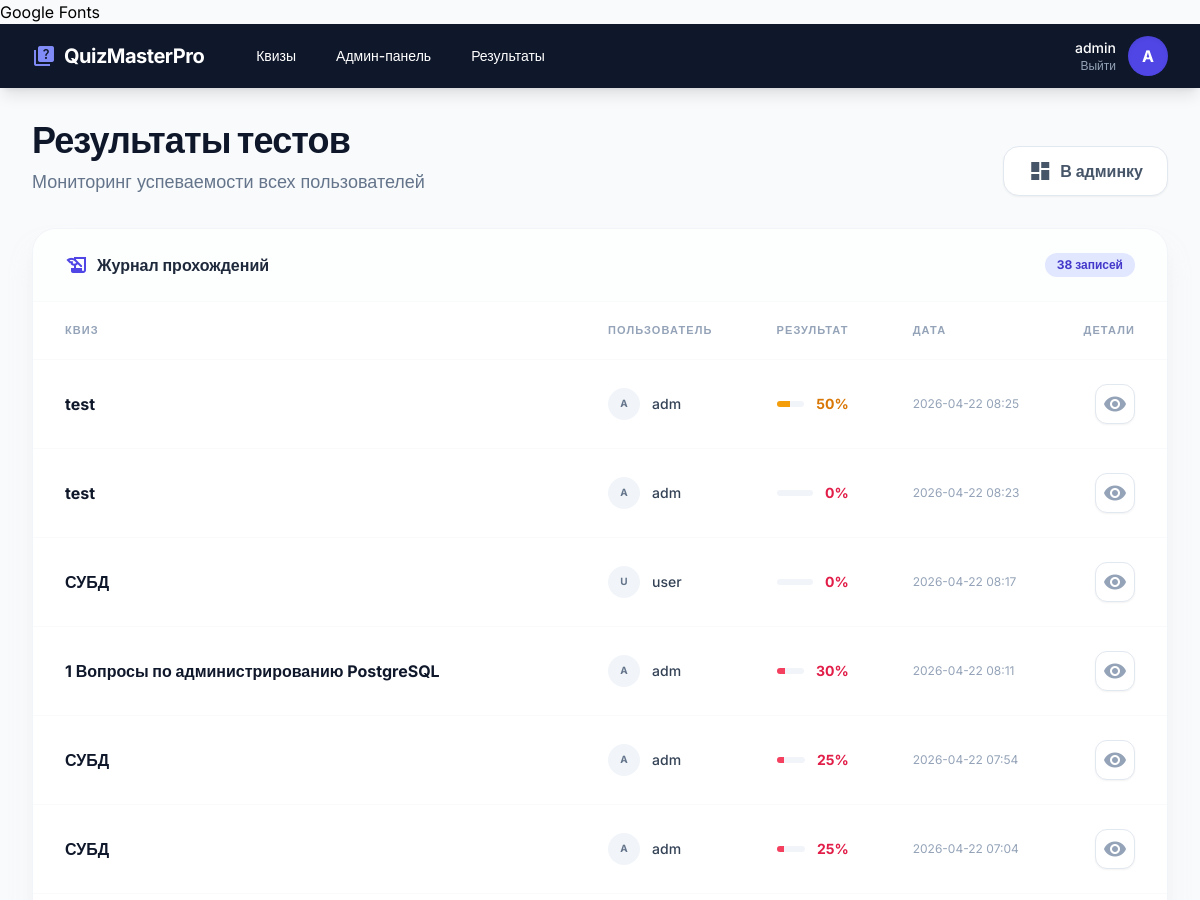
The page /admin/results (signed in, upper part) on the database as committed earlier.
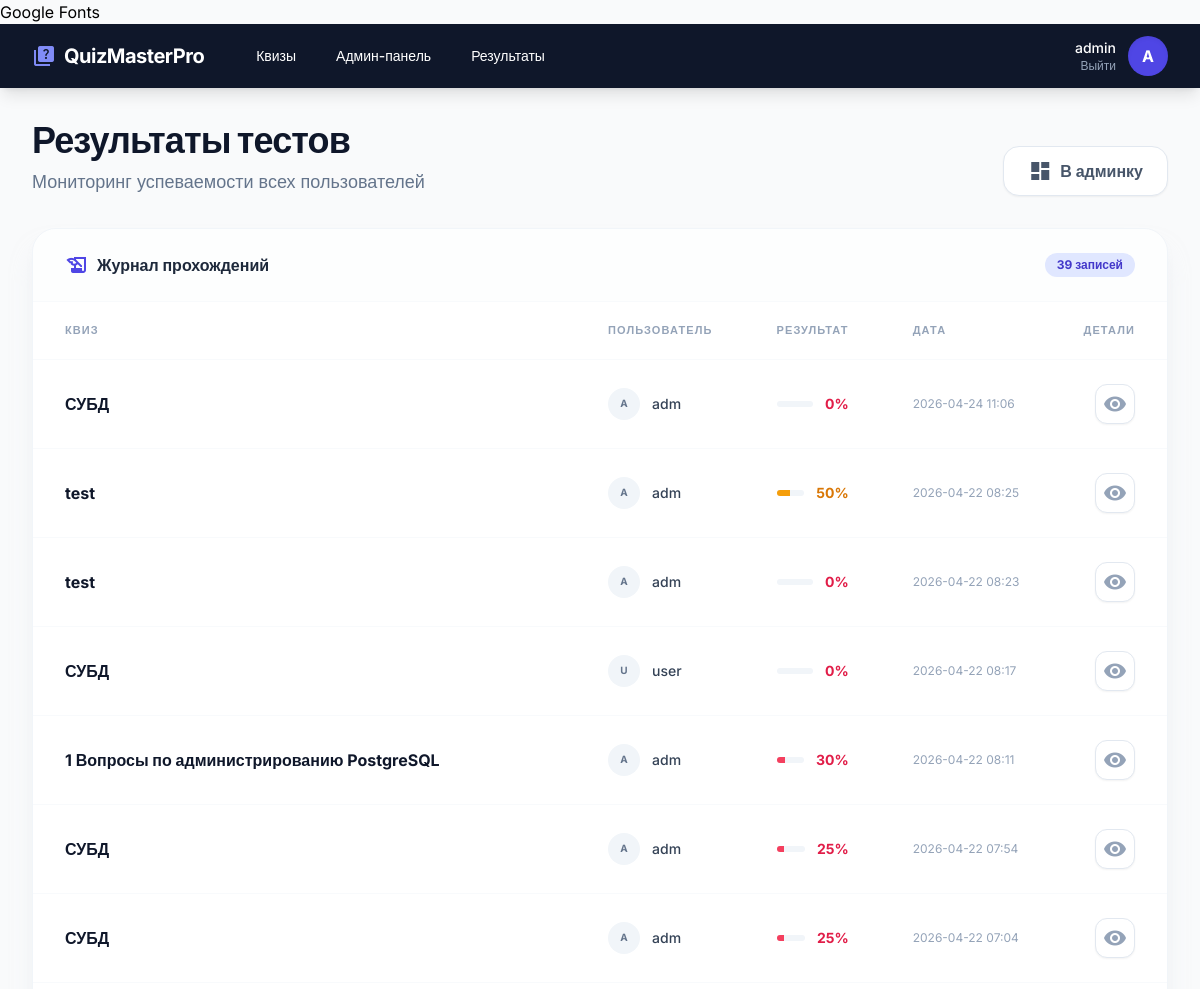
The same page on the database as committed later.
### app/models.py (models this page shows, shortened)
class QuizResult(db.Model):
    id = db.Column(db.Integer, primary_key=True)
    user_id = db.Column(db.Integer, db.ForeignKey('user.id'))
    quiz_id = db.Column(db.Integer, db.ForeignKey('quiz.id'))
    score = db.Column(db.Float)
    completed_at = db.Column(db.DateTime, default=datetime.utcnow)
    details = db.Column(db.Text)  # JSON with answer details
    user = db.relationship('User', backref='results')
    quiz = db.relationship('Quiz', backref='results')

class Quiz(db.Model):
    id = db.Column(db.Integer, primary_key=True)
    title = db.Column(db.String(128), nullable=False)
    description = db.Column(db.Text)
    created_at = db.Column(db.DateTime, default=datetime.utcnow)
    created_by = db.Column(db.Integer, db.ForeignKey('user.id'))
    is_active = db.Column(db.Boolean, default=True)
    questions = db.relationship('Question', backref='quiz', lazy='dynamic', cascade='all, delete-orphan')

class User(db.Model, UserMixin):
    id = db.Column(db.Integer, primary_key=True)
    username = db.Column(db.String(64), index=True, unique=True)
    password_hash = db.Column(db.String(128))
    is_admin = db.Column(db.Boolean, default=False)
    created_at = db.Column(db.DateTime, default=datetime.utcnow)

### app/routes/admin_routes.py (the view)
@admin_bp.route('/admin/results')
@admin_required
def results_overview():
    from sqlalchemy import text
    query = text("""
        SELECT qr.id, q.title, u.username, qr.score, qr.completed_at, qr.details
        FROM quiz_result qr
        inner join "user" u on qr.user_id = u.id
        inner join quiz q on qr.quiz_id = q.id
        order by qr.completed_at desc
    """)
    results = db.session.execute(query).fetchall()
    results_list = []
    for row in results:
        results_list.append({
            'id': row[0],
            'title': row[1],
            'username': row[2],
            'score': row[3],
            'completed_at': row[4],
            'details': row[5]  # JSON string, but not parsed here for overview
        })
    logger.info(f'Admin {current_user.username} accessed test results overview')
    return render_template('admin/results_overview.html', results=results_list)

### app/__init__.py (called while the page is built)
def create_app():
    app = Flask(__name__)
    app.config.from_object(Config)
    db.init_app(app)
    login_manager.init_app(app)
    login_manager.login_view = 'auth.login'
    from app.routes.main import main_bp
    from app.routes.auth_routes import auth_bp
    from app.routes.quiz_routes import quiz_bp
    from app.routes.admin_routes import admin_bp
    app.register_blueprint(main_bp)
    app.register_blueprint(auth_bp, url_prefix='/auth')
    app.register_blueprint(quiz_bp, url_prefix='/quizzes')
    app.register_blueprint(admin_bp)
    @login_manager.user_loader
    def load_user(user_id):
        from app.models import User
        return User.query.get(int(user_id))
    return app

### app/routes/admin_routes.py (called while the page is built)
def admin_required(f):
    @wraps(f)
    def decorated_function(*args, **kwargs):
        if not current_user.is_authenticated or not current_user.is_admin:
            logger.warning(f'Unauthorized access attempt by {current_user.username if current_user.is_authenticated else "anonymous"} to admin route')
            flash('Access denied. Admin privileges required.', 'error')
            return redirect(url_for('auth.login'))
        return f(*args, **kwargs)
    return decorated_function

### app/templates/admin/results_overview.html (shortened to what the changed rows need)
{% extends "base.html" %}
{% block content %}
<div class="space-y-8">
    <div class="flex flex-col md:flex-row md:items-end justify-between gap-6">
        <div>
            <h1 class="text-4xl font-black text-slate-900 tracking-tight">Результаты тестов</h1>
        </div>
    </div>
    <div class="bg-white rounded-3xl shadow-xl shadow-slate-200/50 border border-slate-100 overflow-hidden">
        <div class="px-8 py-6 border-b border-slate-50 bg-slate-50/30 flex items-center justify-between">
            <h3 class="font-bold text-slate-800 flex items-center">
                <span class="material-icons text-indigo-600 mr-2">history_edu</span>
                Журнал прохождений
            </h3>
            <span class="px-3 py-1 bg-indigo-100 text-indigo-700 text-xs font-bold rounded-full">
                {{ results|length }} записей
            </span>
        </div>
        {% if results %}
            <div class="overflow-x-auto">
                <table class="w-full text-left border-collapse">
                    <thead>
                        <tr class="text-slate-400 text-[11px] uppercase tracking-widest font-bold">
                            <th class="px-8 py-5 border-b border-slate-50">Квиз</th>
                            <th class="px-8 py-5 border-b border-slate-50">Пользователь</th>
                            <th class="px-8 py-5 border-b border-slate-50">Результат</th>
                            <th class="px-8 py-5 border-b border-slate-50">Дата</th>
                            <th class="px-8 py-5 border-b border-slate-50 text-right">Детали</th>
                        </tr>
                    </thead>
                    <tbody class="divide-y divide-slate-50">
                        {% for res in results %}
                        <tr class="hover:bg-slate-50/50 transition-colors group">
                            <td class="px-8 py-6">
                                <div class="font-bold text-slate-900">{{ res.title }}</div>
                            </td>
                            <td class="px-8 py-6">
                                <div class="flex items-center">
                                    <div class="w-8 h-8 rounded-full bg-slate-100 flex items-center justify-center text-[10px] font-bold text-slate-500 mr-3">
                                        {{ res.username[0] | upper }}
                                    </div>
                                    <span class="text-sm font-medium text-slate-700">{{ res.username }}</span>
                                </div>
                            </td>
                            <td class="px-8 py-6">
                                <div class="flex items-center">
                                    <div class="w-full max-w-[60px] bg-slate-100 h-1.5 rounded-full mr-3 overflow-hidden">
                                        <div class="h-full {% if res.score >= 70 %}bg-emerald-500{% elif res.score >= 40 %}bg-amber-500{% else %}bg-rose-500{% endif %}"
                                             style="width: {{ res.score }}%"></div>
                                    </div>
                                    <span class="text-sm font-bold {% if res.score >= 70 %}text-emerald-600{% elif res.score >= 40 %}text-amber-600{% else %}text-rose-600{% endif %}">
                                        {{ "%.0f"|format(res.score) }}%
                                    </span>
                                </div>
                            </td>
                            <td class="px-8 py-6 whitespace-nowrap">
                                <div class="text-slate-400 text-xs">{{ res.completed_at[:16] }}</div>
                            </td>
                            <td class="px-8 py-6 text-right">
                                <a href="{{ url_for('admin.quiz_result_details', result_id=res.id) }}"
                                   title="Посмотреть детали"
                                   class="inline-flex items-center justify-center w-10 h-10 bg-white border border-slate-200 text-slate-400 hover:border-indigo-600 hover:text-indigo-600 rounded-xl transition-all shadow-sm">
                                    <span class="material-icons text-sm">visibility</span>
                                </a>
                            </td>
                        </tr>
                        {% endfor %}
                    </tbody>
                </table>
            </div>
        {% endif %}
    </div>
</div>
{% endblock %}

Rows that differ between the two databases and show on the page:
added QuizResult: title "СУБД", username "A", username "adm", score "0", completed_at "2026-04-24 11:06"
Other text that changed with them:
{{ results|length }}: "38" → "39"
